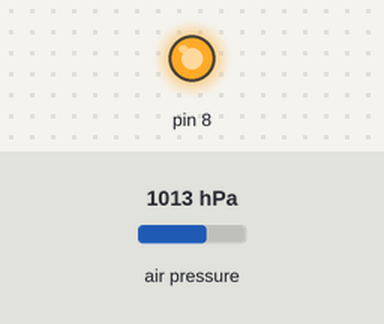
A sketch run on a simulated Arduino Uno, built for the host (arithmetic inside an expression is 32-bit, double 64-bit). Parts: output pins drawn as LEDs (lit = HIGH). Inputs (shaded band) come from the test bench; at power-on: air pressure 1013 hPa. Storage starts empty; what the sketch prints to the serial monitor is not drawn.

Above: at 0.1 s.
At 3.3 s:
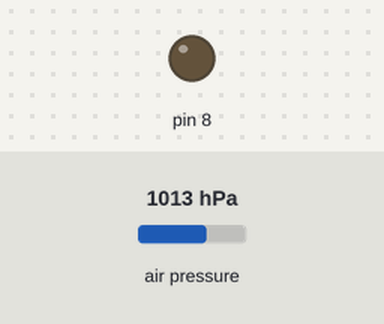
Timing chart, 0 to 4.8 s (numbered marks = the images above):
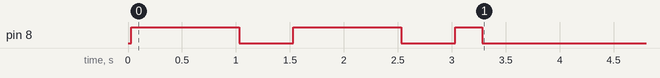

The sketch:

BME_Datalogger.ino
```cpp
/*
  SD card datalogger

  The circuit:
   analog sensors on analog ins 0, 1, and 2
   SD card attached to SPI bus as follows:
 ** MOSI - pin 11
 ** MISO - pin 12
 ** CLK - pin 13
 ** CS - pin 4 (for MKRZero SD: SDCARD_SS_PIN)

*/

#if defined(ARDUINO_SAMD_ZERO) && defined(SERIAL_PORT_USBVIRTUAL)
// Required for Serial on Zero based boards
#define Serial SERIAL_PORT_USBVIRTUAL
#endif

#include <SPI.h>
#include <SD.h>
#include <Adafruit_Sensor.h>
#include <Adafruit_BME280.h>

//This constant and struct are all that is needed for the MAF
#define MAF_SIZE 5 // number of samples for the running avg
struct {
  float total;
  float arr[MAF_SIZE];
  int index;
} filter;

#define FACTOR 0.2f
#define LOW_BURN 10
#define LOW_EARLY 20 // equiv HIGH_BURN
#define LOW_LATE 30  // equiv HIGH_EARLY
#define HIGH_LATE 50

#define SEALEVELPRESSURE_HPA (1013.25)
Adafruit_BME280 bme; // I2C

const int chipSelect = 4;
const int altOffset = -14;
unsigned long startTime = 0;
float alt = 0, altMAF = 0;;
String file_name = "2deriv.csv";
float rate = 0;
unsigned long MAFTimer = 0;

void setup() {
  // Open serial communications and wait for port to open:
  Serial.begin(115200);
  while (!Serial) {
    ; // wait for serial port to connect. Needed for native USB port only
  }

  Serial.print("Initializing SD card...");
  // see if the card is present and can be initialized:
  if (!SD.begin(chipSelect)) {
    Serial.println("Card failed, or not present");
    //while (1);
  }
  Serial.println("card initialized.");
  writeHeaders();
  boolean status = bme.begin();
  if (!status) {
    Serial.println("Could not find a valid BME280 sensor, check wiring!");
    while (1);
  }
  initMAF();
  pinMode(8, OUTPUT);
  for (int i = 0; i < 2; i++) {
    digitalWrite(8, HIGH);   // turn the LED on (HIGH is the voltage level)
    delay(1000);                       // wait for a second
    digitalWrite(8, LOW);    // turn the LED off by making the voltage LOW
    delay(500);                       // wait for a second
  }
  digitalWrite(8, HIGH);
  Serial.println("Started");
  startTime = millis();
  delay(250);
  digitalWrite(8, LOW);
}

void writeHeaders() {
  File dataFile = SD.open(file_name, FILE_WRITE);
  if (dataFile) {
    dataFile.println(); // Print spacer
    dataFile.print("Time (milliseconds)");
    dataFile.print(",");
    dataFile.print("Altitude (meters)");
    dataFile.print(",");
    dataFile.print("Flight Stage (0-4)");
    dataFile.print(",");
    dataFile.print("Filtered Altitude");
    dataFile.print(",");
    dataFile.print("Second Derivative");
    dataFile.println(",");
    dataFile.close();
  } else { // if the file isn't open, pop up an error:
    Serial.println("error opening file.csv");
  }
}

void loop() {
  // open the file. note that only one file can be open at a time,
  // so you have to close this one before opening another.
  unsigned long interval = millis() - MAFTimer;

  if (interval > 400) {
    updateInputs();
    rate = secondDerivative((float)interval);
    MAFTimer = millis();
  }

  File dataFile = SD.open(file_name, FILE_WRITE);
  alt = bme.readAltitude(SEALEVELPRESSURE_HPA) - altOffset;
  updateMAF(alt);
  altMAF = getMAFAve();
  updateStorage(altMAF);
  // if the file is available, write to it:
  float decision = bmeDecision();

  float timeStamp = millis() - startTime;
  if (dataFile) {
    dataFile.print(timeStamp);
    dataFile.print(",");
    dataFile.print(alt);
    dataFile.print(",");
    dataFile.print(decision);
    dataFile.print(",");
    dataFile.print(altMAF);
    dataFile.print(",");
    dataFile.print(rate);
    dataFile.println(",");
    dataFile.close();
    // print to the serial port too:
  } else { // if the file isn't open, pop up an error:
    //Serial.println("error opening file");
  }
  Serial.print(timeStamp);
  Serial.print(",");
  Serial.print(alt);
  Serial.print(",");
  Serial.print(decision);
  Serial.print(",");
  Serial.print(altMAF);
  Serial.print(",");
  Serial.print(rate);
  Serial.println(",");
}

float bmeDecision() {
  //map to flight stages, mapping
  if (alt < LOW_BURN) {
    return 0;
  } else {
    //w/o throttle, burn = 10 sec = 10000 ft
    //1 burn
    if (alt < LOW_EARLY) {
      return mapFloat(alt, LOW_BURN, LOW_EARLY, 1 - FACTOR, 1 + FACTOR);
    } else if (alt < LOW_LATE) {
      //2 early coast
      return mapFloat(alt, LOW_EARLY, LOW_LATE, 2 - FACTOR, 2 + FACTOR);
    } else if (alt < HIGH_LATE) {
      //3 late coast
      return mapFloat(alt, LOW_LATE, HIGH_LATE, 3 - FACTOR, 3 + FACTOR);
    } else {
      //4 decent = 26067 and down
      return 4.0;//map(alt, 100, 1000, 3, 4);
    }
  }
}

// Float map function with 3 digits precision. includes Constrain
float mapFloat(float val, float inLo, float inHi, float outLo, float outHi) {
  return map(constrain(val, inLo, inHi) * 1000, inLo * 1000, inHi * 1000, outLo * 1000, outHi * 1000) / 1000.0;
}
```

MAF.ino
```cpp
// Initializes filter struct
void initMAF() {
  filter.total = 0;
  for (int i = 0; i < MAF_SIZE; i++) {
    filter.arr[i] = 0;
  }
  filter.index = 0;
}

// Updates MAF with a new value
void updateMAF(float newValue) {
  filter.total -= filter.arr[filter.index];
  filter.arr[filter.index] = newValue;
  filter.total += filter.arr[filter.index];
  filter.index = (filter.index + 1) % MAF_SIZE;
}

// Returns current average of filter as output
float getMAFAve() {
  return filter.total / MAF_SIZE; // input for second derivative function
}
```

Second_Derivative.ino
```cpp
float rightInput = 0, leftInput = 0, centralInput = 0;

// Store the data
#define DATA_STORAGE 9
float secDeriData[DATA_STORAGE];
int isFull = 0;

/*
*   @param: newValue, the new altitude value
*   Update the new value to the storage(use shift
*   for better value obtaining)
*/
void updateStorage(float newValue) {
  for (int i = 1; i <= DATA_STORAGE - 1; i++) {
    *(secDeriData + (DATA_STORAGE - i)) = *(secDeriData + (DATA_STORAGE - (i+1)));
  }
  *secDeriData = newValue;
  isFull ++;
  return;
}

/*
    @para: Time interval of time difference
    Global parameters: LeftInput, RightInput, CentralInput
    Estimation function of second derivative using Taylor Expansion
    Error EstimatedL O(dt^3)
*/
float secondDerivative(float tempInterval) {
//  Serial.print(secDeriData[0]);
//  Serial.print('\t');
//  Serial.print(leftInput);
//  Serial.print('\t');
//  Serial.print(centralInput);
//  Serial.print('\t');
//  Serial.print(rightInput);
//  Serial.println();
  return (leftInput - (2 * centralInput) + rightInput) / (tempInterval * tempInterval);
}

/*
*   Update the value that is put in;
*   If the data is full, start using the value in storage
*/
void updateInputs() {
  if(isFull < 9) {
    leftInput = centralInput;
    centralInput = rightInput;
    rightInput = secDeriData[0];
  } else {
    leftInput = secDeriData[DATA_STORAGE - 1];
    centralInput = secDeriData[int(DATA_STORAGE/2)];
    rightInput = secDeriData[0];
  }
  return;
}
```
